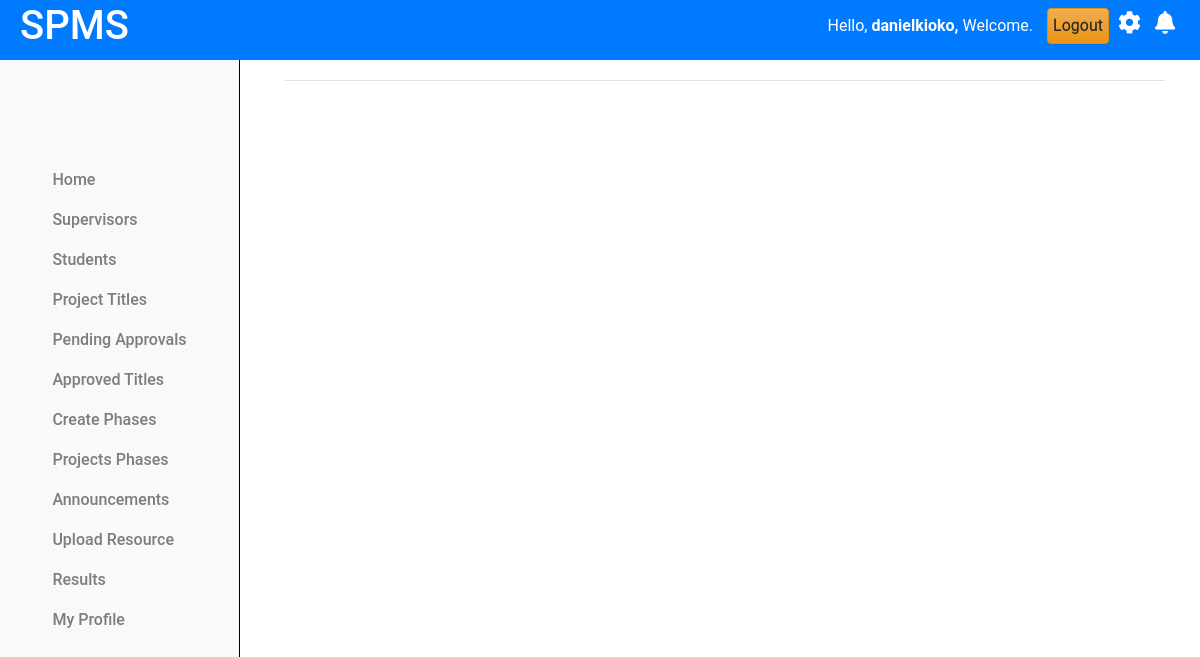
/projects/miletones/ (signed in), run on an earlier commit of the app's database.
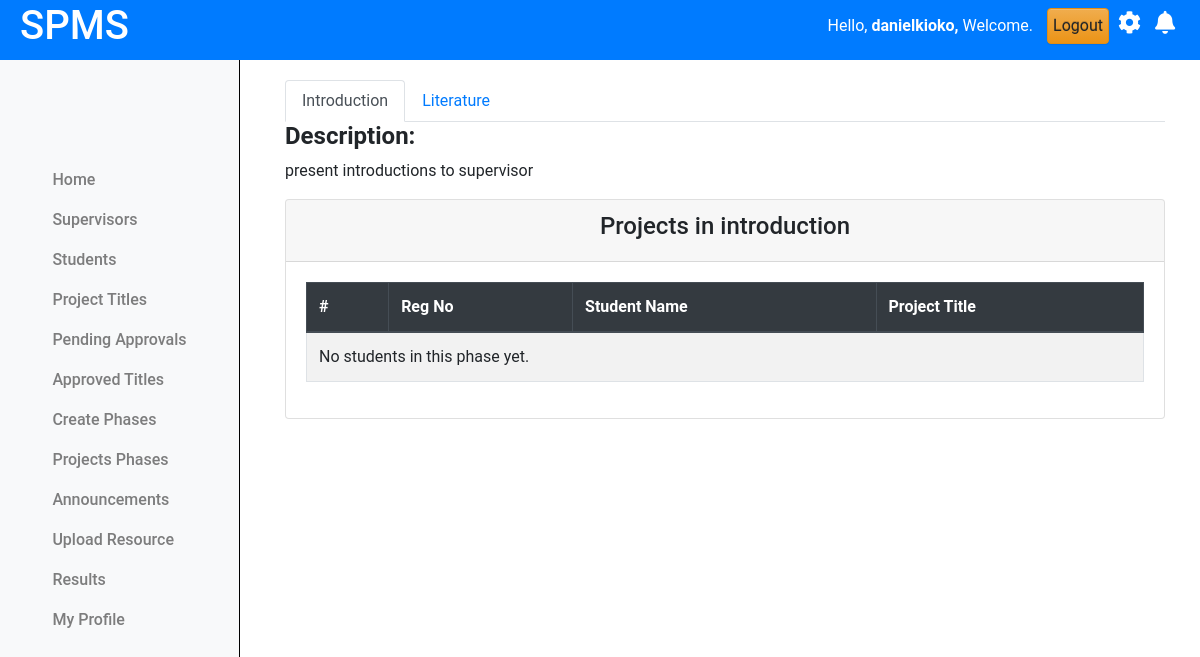
And on a later commit of the database.
### projectsApp/models.py (models this page shows, shortened)
class Coordinator(AbstractUser):
    pass

class Phases(models.Model):
    name = models.CharField(max_length=255, unique=True)  # Ensure unique phase names
    description = models.TextField()
    order = models.IntegerField(unique=True)  # Ensure unique order for phases
    deadline_date = models.DateField(null=True, blank=True)  # Optional deadline for phase

### projectsApp/AccessControl.py (the view)
    @login_required
    def wrapper(request, *args, **kwargs):
        if not isinstance(request.user, Coordinator):
            return redirect('cordinator_login')
        return function(request, *args, **kwargs)

### projectsApp/AccessControl.py (called while the page is built)
def coordinator_required(function):
    @login_required
    def wrapper(request, *args, **kwargs):
        if not isinstance(request.user, Coordinator):
            return redirect('cordinator_login')
        return function(request, *args, **kwargs)
    return wrapper

### projectsApp/views.py (called while the page is built)
@coordinator_required
def view_milestones_cord(request):
    phases = Phases.objects.all().order_by('order')  # Get all phases in order
    context = {'phases': phases}
    return render(request, 'cordinator/milestones_cord.html', context)

### projectsApp/templates/cordinator/milestones_cord.html (shortened to what this page needs)
{% extends 'base.html' %}
{% load static %}
{% block content %}
{% include 'column1_cord.html' %}
<div class="content">
  <div class="container-fluid">
    <div class="row">
      <div class="col-md-12">
        <ul class="nav nav-tabs" id="milestoneTabs">
          {% for phase in phases %}
            <li class="nav-item">
              <a class="nav-link {% if forloop.first %}active{% endif %}" id="phase-{{ phase.id }}-tab" data-toggle="tab" href="#phase-{{ phase.id }}">{{ phase.name|title }}</a>
            </li>
          {% endfor %}
        </ul>
        <div class="tab-content" id="milestoneTabsContent">
          {% for phase in phases %}
            <div class="tab-pane fade {% if forloop.first %}show active{% endif %}" id="phase-{{ phase.id }}">
              <h4><b>Description: </b> </h4>
              <p>{{ phase.description }}</p>
              <div class="card">
                <div class="card-header text-center">
                  <h4>Projects in {{ phase.name }}</h4>
                </div>
                <div class="card-body">
                  <table class="table table-bordered table-hover table-striped border-info">
                    <thead class="thead-dark">
                      <tr>
                        <th scope="col">#</th>
                        <th scope="col">Reg No</th>
                        <th scope="col">Student Name</th>
                        <th scope="col">Project Title</th>
                      </tr>
                    </thead>
                    <tbody>
                      {% for student in phase.students.all %}
                        <tr>
                          <th scope="row">{{ forloop.counter }}</th>
                          <td>{{ student.reg_no }}</td>
                          <td>{{ student.name }}</td>
                          <td>{{ student.project_title }}</td>
                        </tr>
                      {% empty %}
                        <tr>
                          <td colspan="4">No students in this phase yet.</td>
                        </tr>
                      {% endfor %}
                    </tbody>
                  </table>
                </div>
              </div>
            </div>
          {% endfor %}
        </div>
      </div>
    </div>
  </div>
</div>
<link rel="stylesheet" href="{% static 'css/milestones_lec.css' %}">
{% endblock %}

### projectsApp/templates/base.html (shortened to what this page needs)
{% load static %}
<!doctype html>
<html class="no-js h-100" lang="en">
  <head>
    <link href="https://use.fontawesome.com/releases/v5.0.6/css/all.css" rel="stylesheet">
    <link href="https://stackpath.bootstrapcdn.com/bootstrap/4.5.2/css/bootstrap.min.css" rel="stylesheet">
    <link rel="stylesheet" href="https://cdn.jsdelivr.net/npm/bootstrap@3.3.7/dist/css/bootstrap-theme.min.css">
</head>
<body>
    <header>
        <div class="left">
            <h1>SPMS</h1>
        </div>
        <div class="right">
            <span class="username mb-3" style="padding:10px; font">
                Hello,
                <strong>
                    {% if request.user.is_authenticated %}
                        {% if request.user.is_staff %}
                            {{ request.user.username }},
                        {% else %}
                            {{ request.user.name }},
                        {% endif %}
                    {% else %}
                        Guest,
                    {% endif %}
                </strong>
                Welcome.
            </span>
            <a href="{% url 'logout' %}" class="btn btn-warning" style="padding:5px; font">Logout</a>
            <i class="fas fa-cog mb-3" style="font-size:23px; padding:5px;"></i>
            <i class="fas fa-bell mb-3" style="font-size:23px; padding:5px;"></i>
        </div>
    </header>
    {% block content %}
    {% endblock %}

### projectsApp/templates/column1_cord.html (shortened to what this page needs)
<nav class="navbar navbar-expand-lg navbar-light bg-light flex-md-column sidebar  column-1">
    <div class="collapse navbar-collapse" id="navbarNav">
      <ul class="navbar-nav flex-column">
        <li class="nav-item">
          <a class="nav-link" href="{% url "cordinator_dashboard" %}">Home</a>
        </li>
        <li class="nav-item">
          <a class="nav-link" href="{% url 'view_supervisors' %}">Supervisors</a>
        </li>
        <li class="nav-item">
          <a class="nav-link" href="{% url 'registered_students' %}">Students</a>
        </li>
        <li class="nav-item">
            <a class="nav-link" href="{% url 'view_projects' %}">Project Titles</a>
        </li>
        <li class="nav-item">
            <a class="nav-link" href="{% url 'pending_titles' %}">Pending Approvals</a>
        </li>
        <li class="nav-item">
            <a class="nav-link" href="{% url 'approved_titles' %}">Approved Titles</a>
        </li>
        <li class="nav-item">
            <a class="nav-link" href="{% url 'create_phase' %}">Create Phases</a>
        </li>
        <li class="nav-item">
            <a class="nav-link" href="{% url 'view_milestones' %}">Projects Phases</a>
        </li>
        <li class="nav-item">
          <a class="nav-link" href="{% url 'make_announcement' %}">Announcements</a>
        </li>
        <li class="nav-item">
          <a class="nav-link" href="{% url 'upload_resource' %}">Upload Resource</a>
        <li class="nav-item">
          <a class="nav-link" href="{% url 'student_results' %}">Results</a>
        </li>
        <li class="nav-item">
          <a class="nav-link" href="#">My Profile</a>
        </li>
      </ul>
    </div>
  </nav>

### projectsApp/static/css/milestones_lec.css (style rules this page uses)
.content { margin-left: 250px; padding: 20px; margin-top: 60px; }
.card { width: 100%; align-content: center; }

### projectsApp/templates/base.html (style rules this page uses)
body { font-family: 'Roboto', sans-serif; margin: 0; padding: 0; }
header { background-color: #007BFF; color: white; display: flex; justify-content: space-between; align-items: center; text-align: center; padding: 10px 20px; z-index: 20; position: fixed; top: 0; left: 0; width: 100%; height: 60px; }
header .left { display: flex; align-items: center; }
.sidebar { position: fixed; top: 0; left: 0; width: 240px; height: 100vh; background-color: #f8f9fa; border-right: 1px solid black; padding: 10px; overflow-x: hidden; }
.sidebar .nav-link { font-weight: 500; color: #333; }

What changed in the data, as far as the page shows it:
added Phases: name "Introduction", description "present introductions to supervisor", name "introduction"
added Phases: name "Literature", shown under "SPMS"
